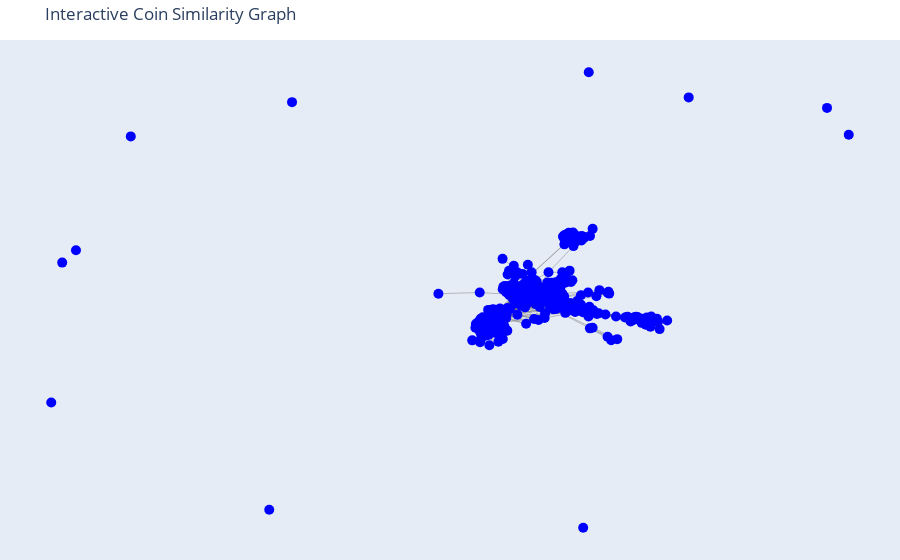

The cell this chart's notebook holds for it:
### Code cell
import plotly.graph_objects as go
import networkx as nx

# Create a sample NetworkX graph
G = similarity_matrix_to_graph(similarity_matrix, filenames, threshold=0.9995) 

# Get node positions
pos = nx.spring_layout(G)

# Create edges
edge_x = []
edge_y = []
for edge in G.edges():
    x0, y0 = pos[edge[0]]
    x1, y1 = pos[edge[1]]
    edge_x.append(x0)
    edge_x.append(x1)
    edge_x.append(None)  # Separator
    edge_y.append(y0)
    edge_y.append(y1)
    edge_y.append(None)

edge_trace = go.Scatter(
    x=edge_x, y=edge_y,
    line=dict(width=0.5, color="gray"),
    hoverinfo="none",
    mode="lines"
)

# Create nodes
node_x = []
node_y = []
node_text = []
for node in G.nodes():
    x, y = pos[node]
    node_x.append(x)
    node_y.append(y)
    node_text.append(node)  # Use filename as hover text

node_trace = go.Scatter(
    x=node_x, y=node_y,
    mode="markers",
    hoverinfo="text",
    text=node_text,
    marker=dict(size=10, color="blue")
)

# Create interactive figure
fig = go.Figure(data=[edge_trace, node_trace],
                layout=go.Layout(
                    title="Interactive Coin Similarity Graph",
                    showlegend=False,
                    hovermode="closest",
                    margin=dict(b=0, l=0, r=0, t=40),
                    xaxis=dict(showgrid=False, zeroline=False, showticklabels=False),
                    yaxis=dict(showgrid=False, zeroline=False, showticklabels=False)
                ))

fig.show()

### Figure 1 — Plotly figure (JSON) as saved in the notebook; plotly's stock layout.template omitted (floating-point values rounded to 4 significant figures; data arrays with more than 128 entries replaced by an {"elided": "..."} marker saying what was removed)
{"data": [{"hoverinfo": "none", "line": {"color": "gray", "width": 0.5}, "mode": "lines", "type": "scatter", "x": {"elided": "69237 float values"}, "y": {"elided": "69237 float values"}}, {"hoverinfo": "text", "marker": {"color": "blue", "size": 10}, "mode": "markers", "text": {"elided": "740 str values"}, "type": "scatter", "x": {"elided": "740 float values"}, "y": {"elided": "740 float values"}}], "layout": {"hovermode": "closest", "margin": {"b": 0, "l": 0, "r": 0, "t": 40}, "showlegend": false, "title": {"text": "Interactive Coin Similarity Graph"}, "xaxis": {"showgrid": false, "showticklabels": false, "zeroline": false}, "yaxis": {"showgrid": false, "showticklabels": false, "zeroline": false}}}
